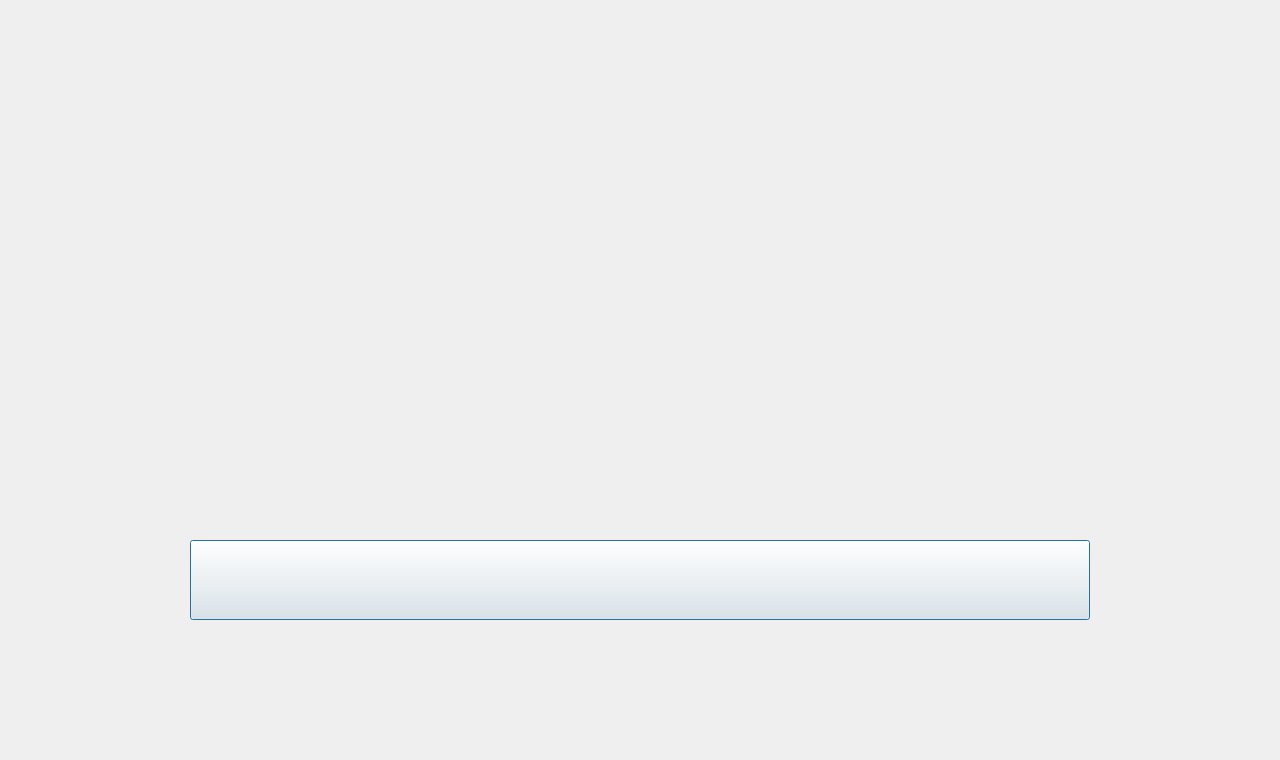
<?xml version="1.0" encoding="UTF-8"?>
<ui version="4.0">
 <class>AlmShowDialog</class>
 <widget class="QDialog" name="AlmShowDialog">
  <property name="geometry">
   <rect>
    <x>0</x>
    <y>0</y>
    <width>1280</width>
    <height>760</height>
   </rect>
  </property>
  <property name="windowTitle">
   <string>Dialog</string>
  </property>
  <property name="styleSheet">
   <string notr="true">#AlmShowDialog
{
background-image: url(:/images/almShowWin_Bg.png);
}</string>
  </property>
  <widget class="QPushButton" name="almWinBack">
   <property name="geometry">
    <rect>
     <x>190</x>
     <y>540</y>
     <width>900</width>
     <height>80</height>
    </rect>
   </property>
   <property name="styleSheet">
    <string notr="true">#almWinBack:focus{
outline: none;
}</string>
   </property>
   <property name="text">
    <string/>
   </property>
   <property name="icon">
    <iconset resource="image.qrc">
     <normaloff>:/images/almShowBack_Icon.png</normaloff>:/images/almShowBack_Icon.png</iconset>
   </property>
   <property name="iconSize">
    <size>
     <width>900</width>
     <height>80</height>
    </size>
   </property>
  </widget>
  <widget class="QTabWidget" name="almTabWidget">
   <property name="geometry">
    <rect>
     <x>190</x>
     <y>140</y>
     <width>900</width>
     <height>400</height>
    </rect>
   </property>
   <property name="styleSheet">
    <string notr="true">QTabBar::tab 
{	
    min-width:450px;min-height:80px;
    border-top-left-radius: 0px;
    border-top-right-radius: 0px;
}
QTabBar::tab:selected
{   
     margin-left: 0px;
     margin-right: -16px;
	padding:0px;
}
QTabBar::tab:selected:Disabled
{ 
padding:0px;
}

QTabBar::tab:!selected 
{

	padding:0px;
}
QTabBar::tab:!selected:Disabled
{

	padding:0px;
}

QTabWidget::pane
{
	border: 0px;
	top:0px;
	left: 0px;
}</string>
   </property>
   <property name="tabPosition">
    <enum>QTabWidget::North</enum>
   </property>
   <property name="tabShape">
    <enum>QTabWidget::Rounded</enum>
   </property>
   <property name="currentIndex">
    <number>0</number>
   </property>
   <property name="iconSize">
    <size>
     <width>450</width>
     <height>80</height>
    </size>
   </property>
   <property name="usesScrollButtons">
    <bool>false</bool>
   </property>
   <widget class="QWidget" name="almRTTab">
    <attribute name="icon">
     <iconset resource="image.qrc">
      <normaloff>:/images/almRTTabDis_Icon.png</normaloff>
      <normalon>:/images/almRTTabEn_Icon.png</normalon>
      <disabledon>:/images/prePourDis_Icon.png</disabledon>:/images/almRTTabDis_Icon.png</iconset>
    </attribute>
    <attribute name="title">
     <string/>
    </attribute>
    <widget class="QWidget" name="almRTWg" native="true">
     <property name="geometry">
      <rect>
       <x>0</x>
       <y>0</y>
       <width>900</width>
       <height>320</height>
      </rect>
     </property>
     <property name="styleSheet">
      <string notr="true">#almRTWg{
background-image: url(:/images/almShowTab_Bg.png);
}
</string>
     </property>
    </widget>
   </widget>
   <widget class="QWidget" name="almDataTab">
    <attribute name="icon">
     <iconset resource="image.qrc">
      <normaloff>:/images/almDataTabDis_Icon.png</normaloff>
      <normalon>:/images/almDataTabEn_Icon.png</normalon>
      <disabledoff>:/images/pourDis_Icon.png</disabledoff>:/images/almDataTabDis_Icon.png</iconset>
    </attribute>
    <attribute name="title">
     <string/>
    </attribute>
    <widget class="QWidget" name="almDataWg" native="true">
     <property name="geometry">
      <rect>
       <x>0</x>
       <y>0</y>
       <width>900</width>
       <height>320</height>
      </rect>
     </property>
     <property name="styleSheet">
      <string notr="true">#almDataWg{
background-image: url(:/images/almShowTab_Bg.png);
}
</string>
     </property>
    </widget>
   </widget>
  </widget>
 </widget>
 <resources>
  <include location="image.qrc"/>
 </resources>
 <connections/>
</ui>
